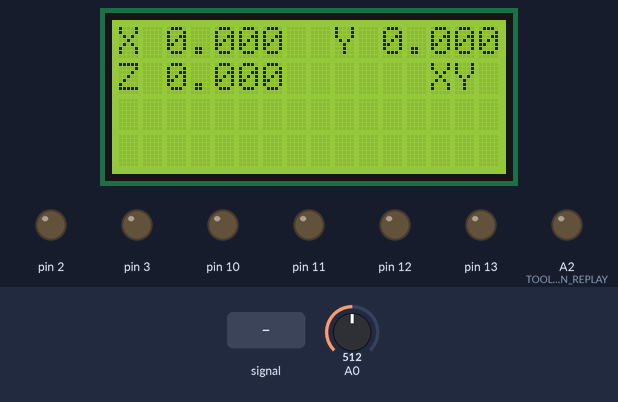
Recording of a sketch running on a simulated Arduino Leonardo, built with avr-gcc and run on an emulated ATmega32U4. Parts: 16×4 character LCD, output pins drawn as LEDs (lit = HIGH). Wiring (inferred from the names in the program): character LCD (HD44780): RS pin 8; E pin 9; data pin 4, pin 5, pin 6, pin 7. Inputs (shaded band) come from the test bench; at power-on: A0 = 512. Pins used as bus, display or sensor lines are not drawn.

Above: at 1.7 s.
1.8 s: A0 fed a 200 Hz sine of ±81 counts around its level
At 2.0 s:
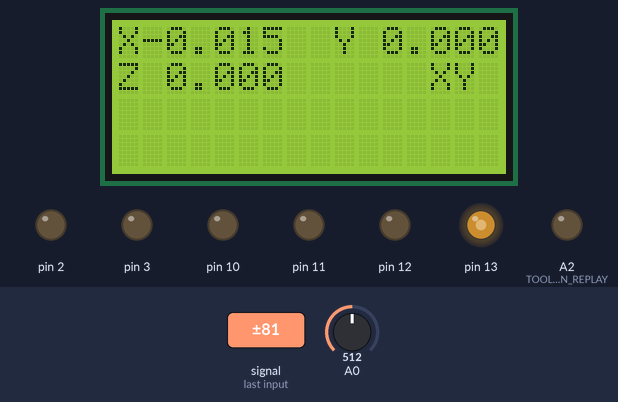
3.5 s: A0 set to 306
At 4.2 s:
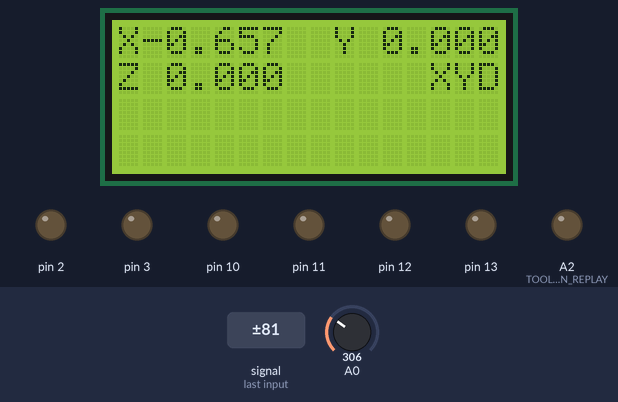
6.0 s: A0 set to 278
At 7.2 s:
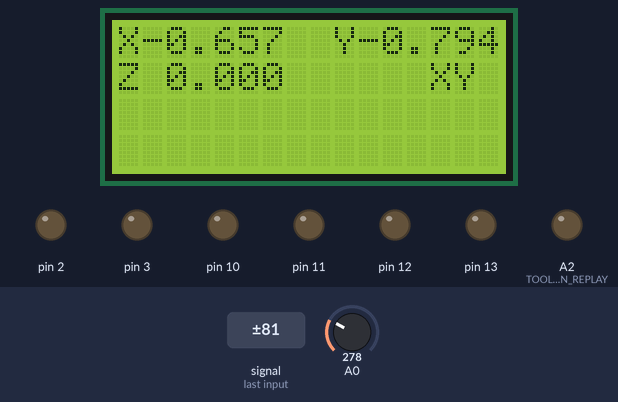
7.5 s: A0 set to 150
9.0 s: A0 set to 134
At 9.6 s:
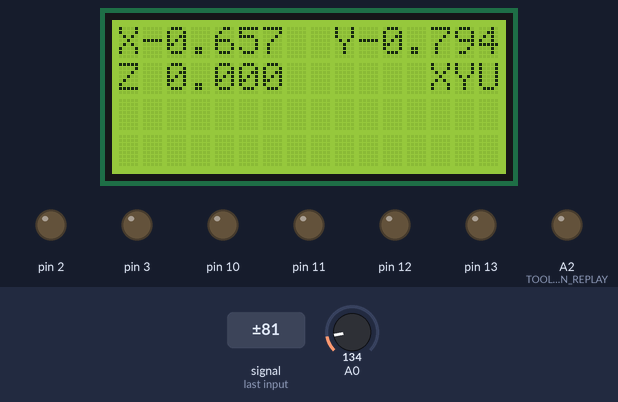
11.3 s: A0 set to 6
At 11.8 s:
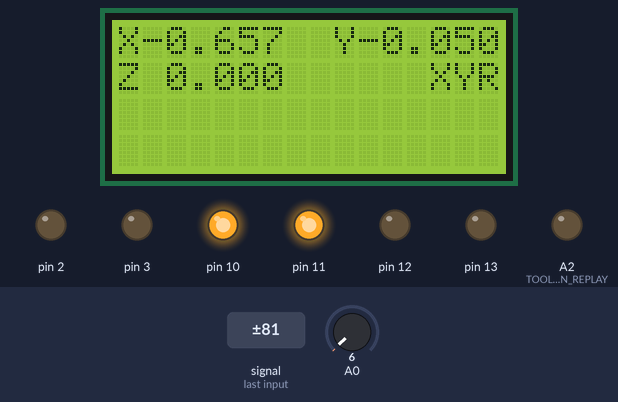
Timing chart, 0 to 14.3 s (numbered marks = the images above; inputs shaded):
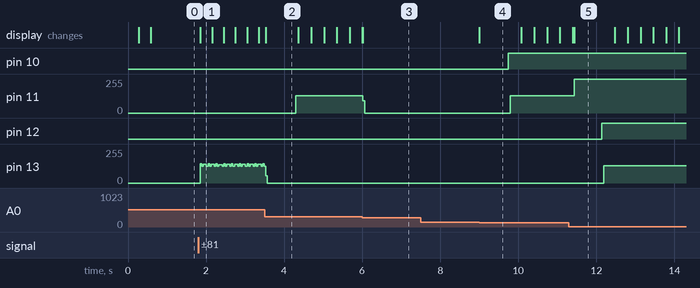

Measured:
- the behaviour switches between 296 and 295 on A0 (found by bisection; images 2 and 3)
- the behaviour switches between 142 and 141 on A0 (found by bisection; images 3 and 4)
- after the input at 1.8 s, the display: changes after 0.05 s (image 1)
- after the input at 3.5 s, pin 11: 0/255 → 129/255 after 0.80 s; the display: changes at once (image 2)
- after the input at 6.0 s, pin 11: 129/255 → 0/255 at once; the display: first differs from a run without the input at once (image 3)
- after the input at 7.5 s, every drawn part: stays the same
- after the input at 9.0 s, pin 10: LOW → HIGH after 0.75 s; pin 11: 0/255 → 129/255 after 0.80 s; the display: changes at once (image 4)
- after the input at 11.3 s, pin 11: 129/255 → 255/255 after 0.14 s; pin 12: LOW → HIGH after 0.85 s; pin 13: 0/255 → 129/255 after 0.89 s; the display: first differs from a run without the input after 0.14 s (image 5)

The sketch:

cnc.ino
```cpp
#include "motor.h"
#include "helper.h"
#include "LCD.h"
#include "CNC.h"

// ------------------------------------------------------------------------

Motor X( 13, 12, -1,  1 );  // A5
Motor Y( 11, 10, -1,  1 );  // A4
Motor Z(  3,  2, -1,  1 );  // A3

unsigned int commandCount = 0;

void Move( long x, long y, long z, long d )
{
  long s;
  long t = 0;
  long tX,tY,tZ;

  // No movement means dwell
  if( x==0 && y==0 && z==0 )
  {
    delay( d / 1000 );
    return;
  }

  // This calculates the interval between steps for each axis and returns the time
  // to wait until the first move needs to occur (-1 if no move necessary).
  tX = X.InitMove( x, d );
  tY = Y.InitMove( y, d );
  tZ = Z.InitMove( z, d );

  do
  {
    // Finds which of the non negative wait time is the shortest
    s = minOf3( tX, tY, tZ );

    // Debug stuff to check for errors
    if( s <= 0 )
    {
      DebugPulse( 7 );
    }

    // Accumulate the sleep time (ignores processing time)
    t = t + s;
    // Remove the sleep time from each axis
    tX = tX - s;
    tY = tY - s;
    tZ = tZ - s;

    // 50uS is the estimated processing time if the step is short, just skip over the wait
    // since we're already late
    if( s > 50 )
    {
      // Remove it from our sleep time
      s = s - 50;

      // Refresh the screen (if enough time) and return the time we have left
      s = LCD_UpdateTask( s );

      // When sleeping more than 16388 uS, documentation says don't use delayMicroseconds.
      if( s < 16000 )
      {
        if( s ) delayMicroseconds( s );
      }
      else
      {
        delay( s / 1000 );
        delayMicroseconds( s % 1000 );
      }
    }

    // For each axis where the time to move has been reached, move.
    // The Move function returns the time to the next move (based on t) or
    // a negative value if the axis has eached the end position.
    if( tX == 0 ) tX = X.Move( t );
    if( tY == 0 ) tY = Y.Move( t );
    if( tZ == 0 ) tZ = Z.Move( t );

  } while(( tX > 0 ) || ( tY > 0 ) || ( tZ > 0 ));

  // Check proper distance was achieved for debug purpose.
  if( X.Remain( ) != 0 || Y.Remain( ) != 0 || Z.Remain( ) != 0 )
  {
    DebugPulse( 5 );
  }
}

void Decode( char c )
{
  static long x = 0;
  static long y = 0;
  static long z = 0;
  static long d = 0;   /* Duration in micro seconds. 0 means max speed (G0) */
  static long s = -1;  /* Spindle state : -1 = No change, 0-1 = OFF-ON */
  static long i = 0;   /* Packet index */
  static int sign = 0;
  static int reset = 3;
  static int SOF = 0;
  static long *pt = NULL;
  static long nextIndex = 0;

  if( reset == 0 )
  {
    if( c == '@' )
    {
      if( SOF == 0 ) SOF = 1;
      else
      {
        Serial.write( 'E' );
      }
    }
    else if( SOF )
    {
      if( c == 'X' ) { pt = &x; sign = 1; }
      else if( c == 'Y' ) { pt = &y; sign = 1; }
      else if( c == 'Z' ) { pt = &z; sign = 1; }
      else if( c == 'D' ) { pt = &d; sign = 1; }
      else if( c == 'S' ) { pt = &s; sign = 1; s = 0; }
      else if( c == '-' ) { sign = -1; }
      else if( c >= '0' && c <= '9' )
      {
        if( pt ) *pt = *pt * 10 + ( c - '0' ) * sign;
        else Serial.write( 'E' );
      }
      else if( c == '\n' )
      {
        if( s >= 0 ) digitalWrite(TOOL_ON_REPLAY, s ? HIGH : LOW);

        if( x != 0 || y != 0 || z != 0 || d != 0 )
        {
          commandCount += 1;
          Serial1.write( 'O' );
          Move( x,y,z,d );
        }
        else if( s >= 0 ) Serial1.write( 'O' );
        else Serial.write( 'E' );

        x=0;
        y=0;
        z=0;
        d=0;
        i=0;
        s = -1;
        pt = NULL;
        SOF = 0;
        nextIndex++;
      }
      else
      {
        Serial.write( 'E' );
      }
    }
    else if( c == 'R' ) reset = 2;
    else if( c == 'S' )
    {
      Serial1.print( "X" );
      Serial1.print( X.GetPos( ));
      Serial1.print( "Y" );
      Serial1.print( Y.GetPos( ));
      Serial1.print( "Z" );
      Serial1.print( Z.GetPos( ));
      Serial1.print( "\n" );
    }
    else if( c != 0 && c != '\n' )
    {
       Serial.write( 'E' );
    }
  }
  else
  {
    if( c == 'R' && reset == 3 ) reset = 2;
    else if( c == 'S' && reset == 2 ) reset = 1;
    else if( c == 'T' && reset == 1 )
    {
      Serial1.print( "HLO\n" );
      reset = 0;
      x=0;
      y=0;
      z=0;
      d=0;
      s=-1;
      pt = NULL;
      X.Reset( );
      Y.Reset( );
      Z.Reset( );
      SOF = 0;
      nextIndex = 0;
    }
    else reset = 3;
  }
}

// ------------------------------------------------------------------------

void setup() {

  delay( 250 );

  LCD_Init( );
  LCD_Clear( );
  delay( 250 );

  Serial1.begin(500000);

  pinMode(TOOL_ON_REPLAY, OUTPUT);
  digitalWrite(TOOL_ON_REPLAY, LOW);

  X.Reset( );
  Y.Reset( );
  Z.Reset( );
}

void loop()
{
  while(Serial1.available( ) > 0)
  {
    Decode(Serial1.read( ));
  }
  LCD_UpdateTask( 100000 );
  LCD_ButtonTask( );
}
```

CNC.h
```cpp
#define TOOL_ON_REPLAY       A2

#define X_AXIS_RES           0.0004389
#define Y_AXIS_RES           0.0004389
#define Z_AXIS_RES           0.0003125
```

helper.cpp
```cpp
#include <Arduino.h>
#include "helper.h"

char DebugStr[80];

void DebugPulse( int c )
{
  int i;
  while( 1 )
  {
    for( i=0; i<c; i++ )
    {
      digitalWrite( 13, HIGH );
      delay( 150 );
      digitalWrite( 13, LOW );
      delay( 300 );
    }
    delay( 1000 );
  }
}

// ------------------------------------------------------------------------
long minOf2( long a, long b )
{
  if( a < 0 ) return b;
  if( b < 0 ) return a;
  if( a < b ) return a;
  return b;
}

long minOf3( long a, long b, long c )
{
  if( a < 0 ) return minOf2( b,c );
  if( b < 0 ) return minOf2( a,c );
  if( c < 0 ) return minOf2( a,b );

  if(( a < b ) && ( a < c )) return a;
  if( b < c ) return b;
  return c;
}
```

helper.h
```cpp
void DebugPulse( int c );

long minOf2( long a, long b );
long minOf3( long a, long b, long c );

class Move
{
public :
  Move( );
  void Init( long x, long y, long z, long d );
private :
  long x,y,z,d;

};

extern char DebugStr[80];
```

motor.cpp
```cpp
#include <Arduino.h>
#include "helper.h"
#include "motor.h"

Motor::Motor( int sp, int dp, int ep, int s )
{
  stepPin = sp;
  dirPin = dp;
  endPin = ep;
  swap = s;
}

void Motor::Reset( )
{
  curPos = 0;
  curDir = 0;
  toggle = 0;
  moveLength = 0;
  moveStep = 0;
  moveDuration = 0;

  pinMode( stepPin, OUTPUT );
  digitalWrite(stepPin, LOW );
  pinMode( dirPin, OUTPUT );
  digitalWrite(dirPin, LOW );

  pinMode( endPin, INPUT );
}

void Motor::SetDirection( int d )
{
  curDir = d;
  digitalWrite( dirPin, d < 0 ? LOW : HIGH );
}

long Motor::InitMove( long s, long t )
{
  int d = swap;
  if( s < 0 ) {
    d = -swap;
    s = -s;
  }

  moveStep = 0;
  moveLength = s;
  moveDuration = t;

  decelTime = 0;
  decelDist = moveLength;

  if( s > 0 )
  {
    stepDuration = t / s;
    if( curDir != d )
    {
      SetDirection( d );
      if( toggle )
      {
        digitalWrite( stepPin, LOW );
        delay( 1 );
        digitalWrite( stepPin, HIGH );
        delay( 1 );
      }
      else delay( 2 );
    }
  }
  else
  {
    stepDuration = 0;
  }

  return TimeToNextMove( 0 );
}

#define RAMP_TIME    200000
#define MIN_SPEED    20
#define MAX_SPEED    600
#define IMP_TO_NS    24000


long Motor::TimeToNextMove( long t )
{
  if( moveStep >= moveLength ) return -1;

  if( moveDuration > 0 )
  {
    long w = ( moveStep + 1 ) * stepDuration;
    if( t >= w ) DebugPulse( 6 );
    return w - t;
  }
  else
  {
    double f;

    if( moveStep > decelDist )
    {
      f = decelTime + stepDuration - t;
      f = f / (double)RAMP_TIME;
    }
    else if( t < RAMP_TIME )
    {
      f = t;
      f = f / (double)RAMP_TIME;

      decelTime = t;
      decelDist = moveLength - moveStep;
      stepDuration = t;
    }
    else
    {
      decelTime = t;
      f = 1.0;
    }

    return IMP_TO_NS / ( MIN_SPEED + ( MAX_SPEED - MIN_SPEED ) * f );
  }
}

long Motor::Move( long t )
{
  if( endPin > 0 && digitalRead( endPin ) == HIGH )
  {
    int maxBackSteps = 1000;

    // Wait for 200ms
    delay( 500 );
    // Reverse the direction
    SetDirection( -curDir );
    // And backout slowly
    while( maxBackSteps > 0 && digitalRead( endPin ) == HIGH )
    {
      delay( 5 );
      digitalWrite( stepPin, maxBackSteps & 1 ? LOW : HIGH );
      maxBackSteps--;
    }
    return -1;
  }

  curPos = curPos + curDir;
  if( toggle )
  {
    toggle = 0;
    digitalWrite( stepPin, LOW );
  }
  else
  {
    toggle = 1;
    digitalWrite( stepPin, HIGH );
  }

  moveStep++;
  return TimeToNextMove( t );
}

long Motor::Remain( )
{
  return moveLength - moveStep;
}

long Motor::Done( )
{
  return moveStep;
}

long Motor::GetPos( )
{
  return curPos;
}

long Motor::FakeMove( long s )
{
  curPos += s;
}
```

motor.h
```cpp
class Motor {
public :
  Motor( int sp, int dp, int ep, int s );
  void Reset( );
  void SetDirection( int d );
  long InitMove( long s, long t );
  long TimeToNextMove( long t );
  long Move( long t );
  long Remain( );
  long Done( );
  long GetPos( );
  long FakeMove( long s );
private :
  long curPos;
  int curDir;
  int toggle;
  int swap;

  int stepPin;
  int dirPin;
  int endPin;

  long moveLength;
  long moveStep;
  long moveDuration;
  long stepDuration;

  long decelTime;
  long decelDist;
};
```

LCD.h
```cpp
#ifndef LiquidCrystal_h
#define LiquidCrystal_h

#include <inttypes.h>
#include "Print.h"

//return values for ReadButtons()
typedef enum {
  BUTTON_NONE = 0,
  BUTTON_RIGHT,
  BUTTON_UP,
  BUTTON_DOWN,
  BUTTON_LEFT,
  BUTTON_SELECT
} LCD_Button;

// commands
#define LCD_CLEARDISPLAY 0x01
#define LCD_RETURNHOME 0x02
#define LCD_ENTRYMODESET 0x04
#define LCD_DISPLAYCONTROL 0x08
#define LCD_CURSORSHIFT 0x10
#define LCD_FUNCTIONSET 0x20
#define LCD_SETCGRAMADDR 0x40
#define LCD_SETDDRAMADDR 0x80

// flags for display entry mode
#define LCD_ENTRYRIGHT 0x00
#define LCD_ENTRYLEFT 0x02
#define LCD_ENTRYSHIFTINCREMENT 0x01
#define LCD_ENTRYSHIFTDECREMENT 0x00

// flags for display on/off control
#define LCD_DISPLAYON 0x04
#define LCD_DISPLAYOFF 0x00
#define LCD_CURSORON 0x02
#define LCD_CURSOROFF 0x00
#define LCD_BLINKON 0x01
#define LCD_BLINKOFF 0x00

// flags for display/cursor shift
#define LCD_DISPLAYMOVE 0x08
#define LCD_CURSORMOVE 0x00
#define LCD_MOVERIGHT 0x04
#define LCD_MOVELEFT 0x00

// flags for function set
#define LCD_8BITMODE 0x10
#define LCD_4BITMODE 0x00
#define LCD_2LINE 0x08
#define LCD_1LINE 0x00
#define LCD_5x10DOTS 0x04
#define LCD_5x8DOTS 0x00

void LCD_setCursor_high(uint8_t, uint8_t);
void LCD_setCursor_low(uint8_t, uint8_t);
void LCD_setCursor(uint8_t, uint8_t);

void LCD_write_high(uint8_t value);
void LCD_write_low(uint8_t value);
void LCD_write(uint8_t);

void LCD_command(uint8_t);

void LCD_send_high(uint8_t, uint8_t);
void LCD_send_low(uint8_t);
void LCD_send(uint8_t, uint8_t);

void LCD_write4bits(uint8_t);
void LCD_write8bits(uint8_t);
void LCD_pulseEnable();

unsigned long LCD_UpdateTask( unsigned long timeWeHave );

void LCD_ButtonTask( );

void LCD_SetStatus( const char *str, int offset = 0 );

void LCD_Init( void );
void LCD_Clear( void );
LCD_Button LCD_ScanButtons( void );

#endif
```

Source omitted: LCD.cpp (14111 bytes)
